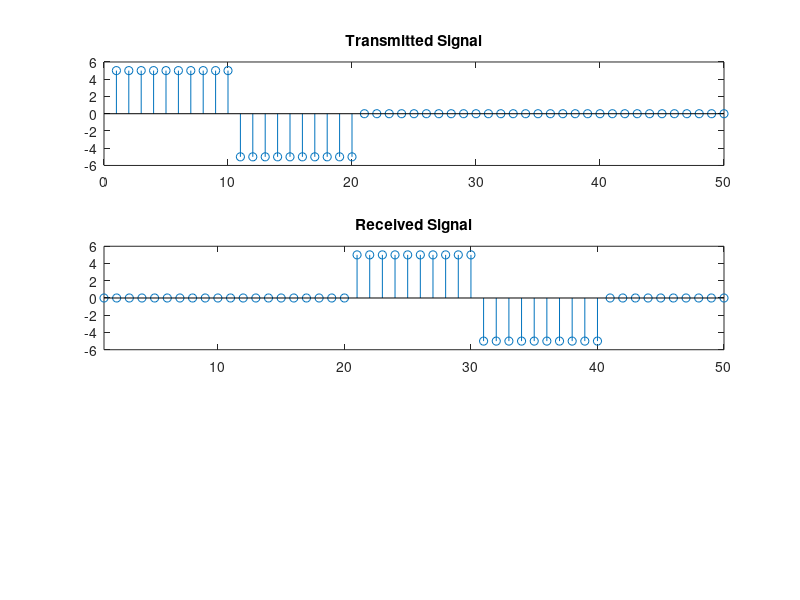

The MATLAB script that drew this image: (Note: this script raises an error after producing the figure.)
clc; clear; close all;
format compact;

% Defining variables and generating input signals
L = 50;                % Length of the signals
n = 1:L;               % sequence in length L
x1 = 5*ones(1, 10);    % Positive sequence
x2 = -x1;              % Negative Sequence

% transmitted signal
x = [x1 x2 zeros(1,L-20)]; 
figure(1)
subplot(311); stem(n,x); title("Transmitted Signal");

% Received signal
lag = 20;
receivedSignal = [zeros(1,lag) x zeros(1,(L-20-lag))];
subplot(312); stem(receivedSignal); title("Received Signal");xlim([1,50])

% Adding noise to the received signal
[corruptedSignal,n ]= addNoise(receivedSignal, -5);
subplot(313); stem(corruptedSignal); title("Corrupted received Signal");xlim([1,50])

%%Finding Positive sequence
[ccf1, lag1] = xcorr(corruptedSignal, x1);
figure(2)
subplot(211);stem(lag1, ccf1/max(ccf1)); title("CCF of Received signal and Positive sequence"); 

%%Finding Negative sequence
[ccf2, lag2] = xcorr(corruptedSignal, x2);
subplot(212);stem(lag2, ccf2/max(ccf2)); title("CCF of Received signal and Negative sequence"); 
